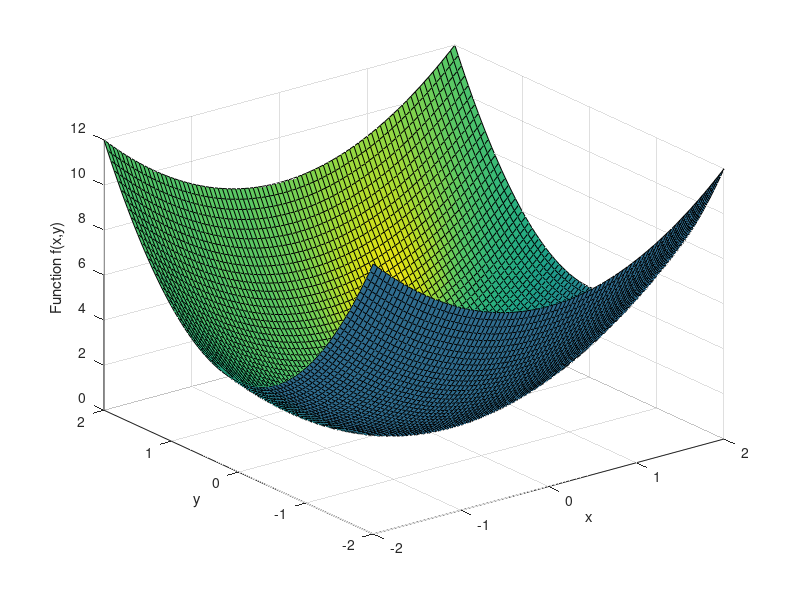
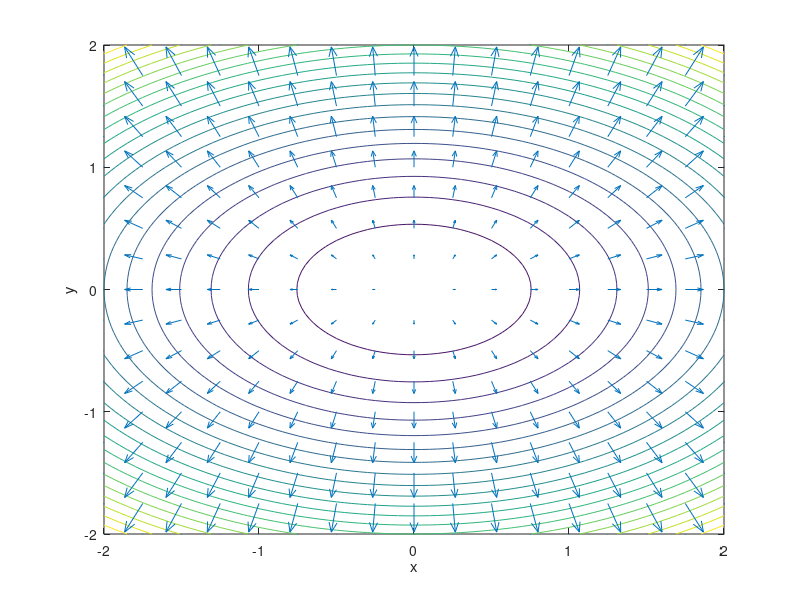
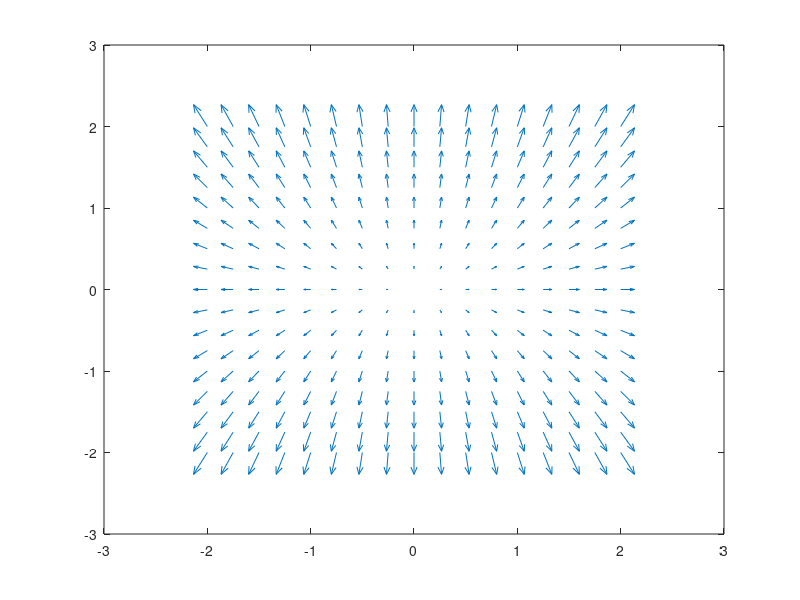
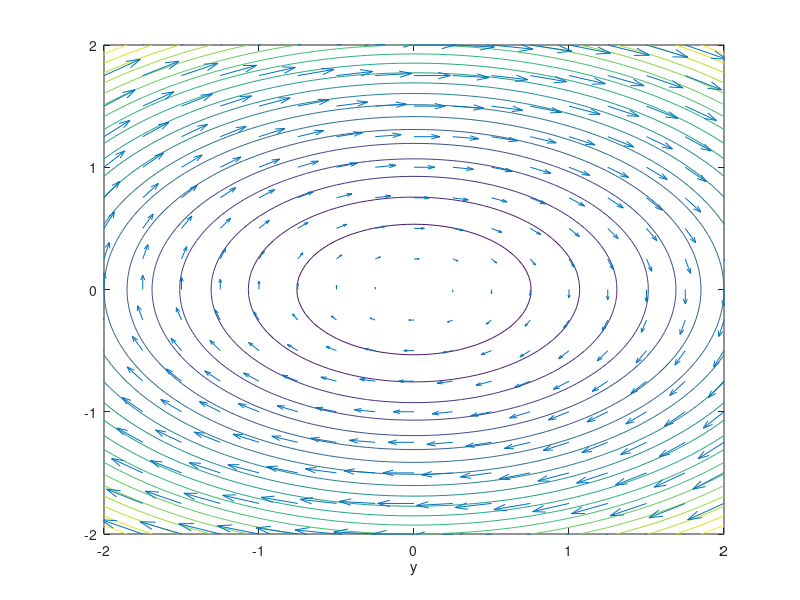

Recreate these plots in MATLAB, in order.
x = -2:.05:2;
y = -2:.05:2;
[xx,yy] = meshgrid(x,y);
size(xx);
size(yy);



zz = xx.^2 + 2*yy.^2;
figure(1);
surfl(xx,yy,zz);
xlabel('x');
xlabel('x');
ylabel('y');
zlabel('Function f(x,y)');
zlabel('Function f(x,y)');
grid on;

figure(2);
contour(xx,yy,zz,20);
xlabel('x');
ylabel('y');

fxx = 2*xx; fyy = 4*yy;
figure(3); quiver(xx,yy,fxx,fyy);


xnew = -2:.25:2;
ynew = xnew;
[xxnew, yynew] = meshgrid(xnew,ynew);
fxxnew = 2*xxnew;
fyynew = 4*yynew;
figure(3);
quiver(xxnew,yynew,fxxnew,fyynew);

figure(2);
hold on;
quiver(xxnew,yynew,fxxnew,fyynew);

Txx=2*yynew; Tyy=-1*xxnew;
figure(4);
contour(xx,yy,zz,20);
hold on
quiver(xxnew,yynew,Txx,Tyy);
xlabel('x');
xlabel('y');
